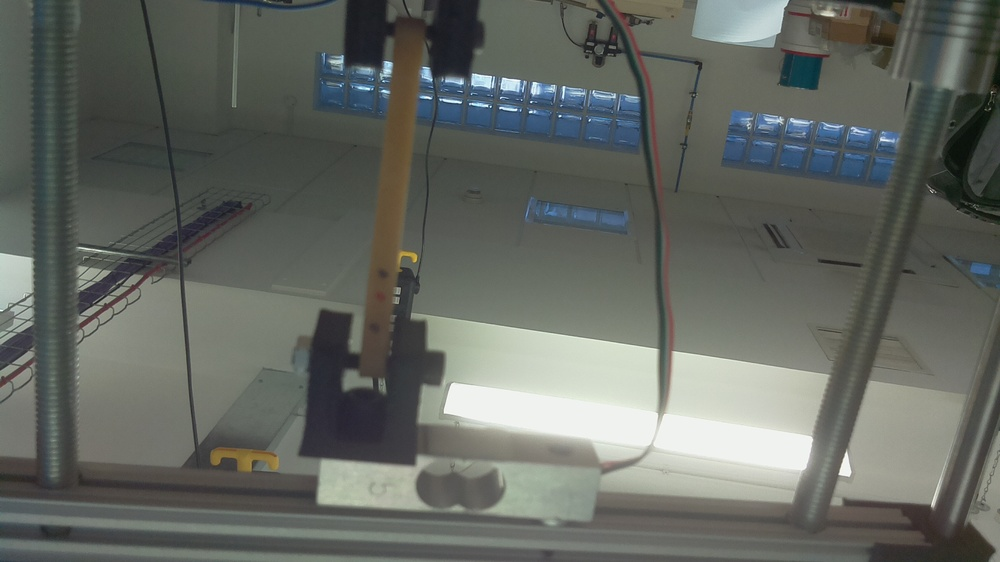
//> input picture experiments/instron/flow1.jpeg, 1000 x 562 px, shrunk from 1920 x 1080 before the run
$ ./offline flow1.jpeg flow2.jpeg out.png   (built with g++ and OpenCV 4)
//> lines starting //> are read from the running program, lines starting //| are printed output that depends on the picture; after the words box and inside, x2 and y2 are one past the last pixel; in counts of white or black regions, pixels touching at a corner belong together
#include "opencv2/video/tracking.hpp"
#include "opencv2/imgproc/imgproc.hpp"
#include "opencv2/highgui/highgui.hpp"

#include <cstdio>
#include <iostream>

void help(char** argv)
{
	printf("Usage: %s frame1 frame2 output...\n\n", argv[0]);
}

void drawOptFlowMap(cv::Mat &frame, cv::Mat flow, int step)
{
  double l_max;

  for (int y = 0; y < frame.rows; y += step)
  {
    for (int x = 0; x < frame.cols; x += step)
    {
      const cv::Point2f& fxy = flow.at<cv::Point2f>(y, x);
      double l = sqrt(fxy.x*fxy.x + fxy.y*+fxy.y);
      if(l>l_max) l_max = l;
    }
  }

	for(int y = 0; y < frame.rows; y += step)
	{
    for(int x = 0; x < frame.cols; x += step)
    {
      cv::Point p = cv::Point(x,y);
      const cv::Point2f& fxy = flow.at<cv::Point2f>(y, x);
      double l = sqrt(fxy.x*fxy.x + fxy.y*fxy.y);

      if (l>0.0)
      {
        double scaleSize = 5.0 * l/l_max;

        cv::Point p2 = cv::Point(cvRound(x+fxy.x), cvRound(y+fxy.y));
        line(frame, p, p2, CV_RGB(0, 255, 0), 1, CV_AA);

        double angle;
        angle = atan2( (double) p.y - p2.y, (double) p.x - p2.x );

        p.x = (int) (p2.x + scaleSize * cos(angle + 3.1416 / 4));
        p.y = (int) (p2.y + scaleSize * sin(angle + 3.1416 / 4));
        line(frame, p, p2, CV_RGB(0, 255, 0), 1, CV_AA);

        p.x = (int) (p2.x + scaleSize * cos(angle - 3.1416 / 4));
        p.y = (int) (p2.y + scaleSize * sin(angle - 3.1416 / 4));
        line(frame, p, p2, CV_RGB(0, 255, 0), 1, CV_AA);
      }
    }
	}
}

void drawOptFlowColour(cv::Mat &frame, cv::Mat flow)
{
  cv::Mat HSV(frame.rows, frame.cols, CV_8UC3);
  cv::Mat _hsv[2];
  cv::Mat mag, ang, xy[2];

  split(flow, xy);

  cartToPolar(xy[0], xy[1], mag, ang, true);
  normalize(mag, mag, 0, 255, cv::NORM_MINMAX);

  ang.convertTo(_hsv[0], CV_8UC1);
  _hsv[1] = cv::Mat::ones(ang.size(), CV_8UC1);
  _hsv[1] = 255;
  mag.convertTo(_hsv[2], CV_8UC1);
  merge(_hsv, 3, HSV);
  cvtColor(HSV, frame, CV_HSV2BGR);
}

cv::Mat calcOptFlowMap(cv::Mat frame/*, cvFileStorage file*/, double pyr_scale, int levels, int winsize, int iterations, int poly_n, double poly_sigma, int flags)
{
  static cv::Mat prevImg, nextImg, flow;
  cvtColor(frame, nextImg, CV_BGR2GRAY);

  if(prevImg.data)
  {
    calcOpticalFlowFarneback(prevImg, nextImg, flow, pyr_scale, levels, winsize, iterations, poly_n, poly_sigma, flags);
    //drawOptFlowColour(frame, flow);
    drawOptFlowMap(frame, flow, 16);
  }
  std::swap(prevImg, nextImg);
  return frame;
}

int main(int argc, char** argv)
{
  help(argv);
  if (argc < 4)
  {
    printf("Three input arguments are required\n");
    exit(1);
  }

  cv::Mat frame1 = cv::imread(argv[1]);
//> frame1 is the input picture: 562 rows x 1000 cols, CV_8UC3; mean B, G, R 98.3, 104.3, 100.3
  cv::Mat frame2 = cv::imread(argv[2]);
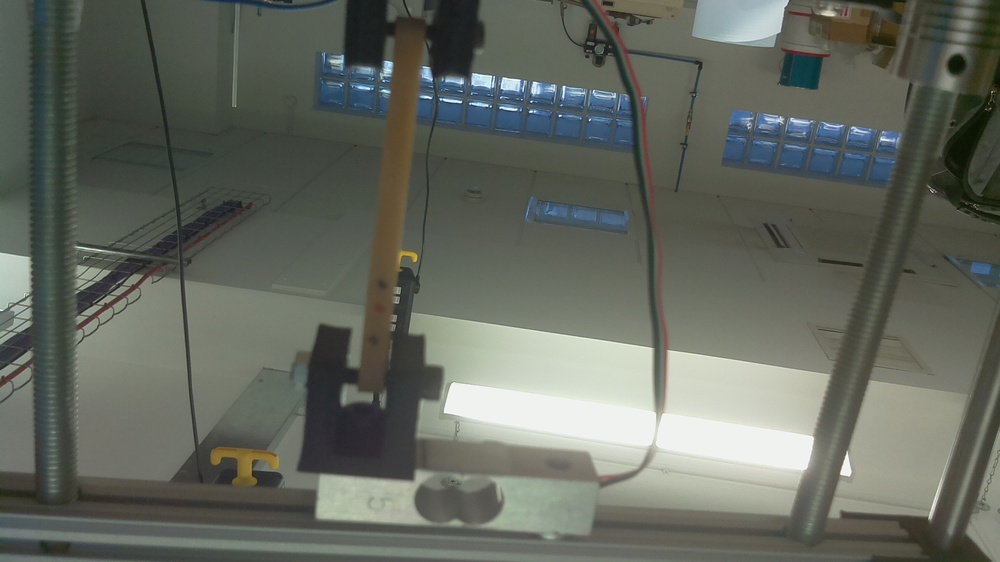
//> input picture experiments/instron/flow2.jpeg, 1000 x 562 px, shrunk from 1920 x 1080 before the run
//> frame2 is the input picture: 562 rows x 1000 cols, CV_8UC3; mean B, G, R 95.4, 104.1, 99.8
  cv::Mat flow;

  if (frame1.empty()) {
    printf("Image #1 : %s cannot be read\n", argv[0]);
    exit(1);
  }

  if (frame2.empty()) {
    printf("Image #2 : %s cannot be read\n", argv[1]);
    exit(1);
  }

  if (frame1.rows != frame2.rows && frame1.cols != frame2.cols) {
    printf("Images should be of equal sizes\n");
    exit(1);
  }

  if (frame1.type() != 16 || frame2.type() != 16) {
    printf("Images should be of equal type CV_8UC3\n");
    exit(1);
  }

  flow = calcOptFlowMap(frame1, 0.5, 3, 15, 3, 5, 1.2, 0);
//> in calcOptFlowMap, `cvtColor(frame, nextImg, CV_BGR2GRAY);`:
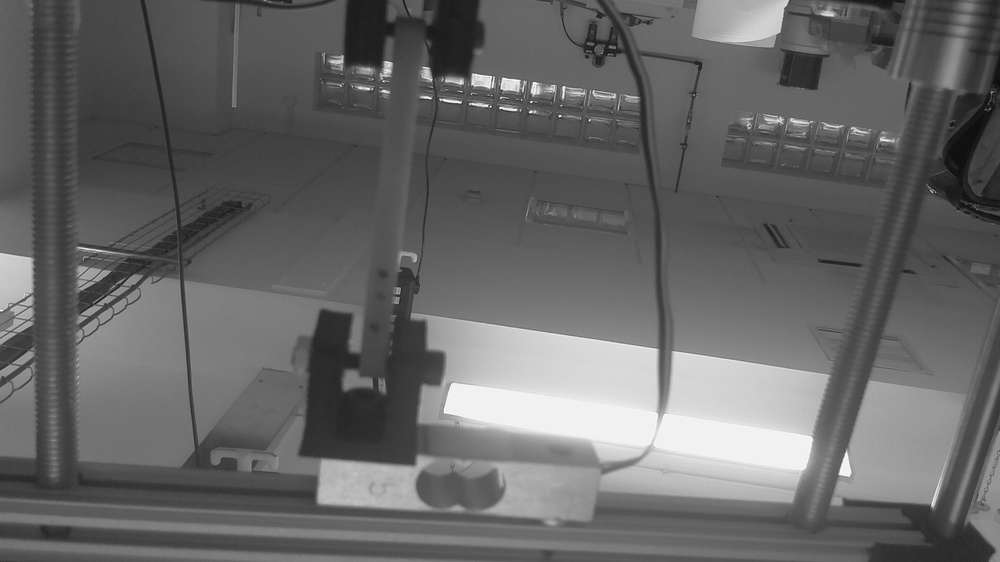
//> nextImg: 562 rows x 1000 cols, CV_8UC1; min 10, max 253, mean 102.4
  flow = calcOptFlowMap(frame2, 0.5, 3, 15, 3, 5, 1.2, 0);
//> call 2 of calcOptFlowMap, with pyr_scale = 0.5, levels = 3, winsize = 15, iterations = 3, poly_n = 5, poly_sigma = 1.2, flags = 0
//> in calcOptFlowMap (call 2), `cvtColor(frame, nextImg, CV_BGR2GRAY);`:
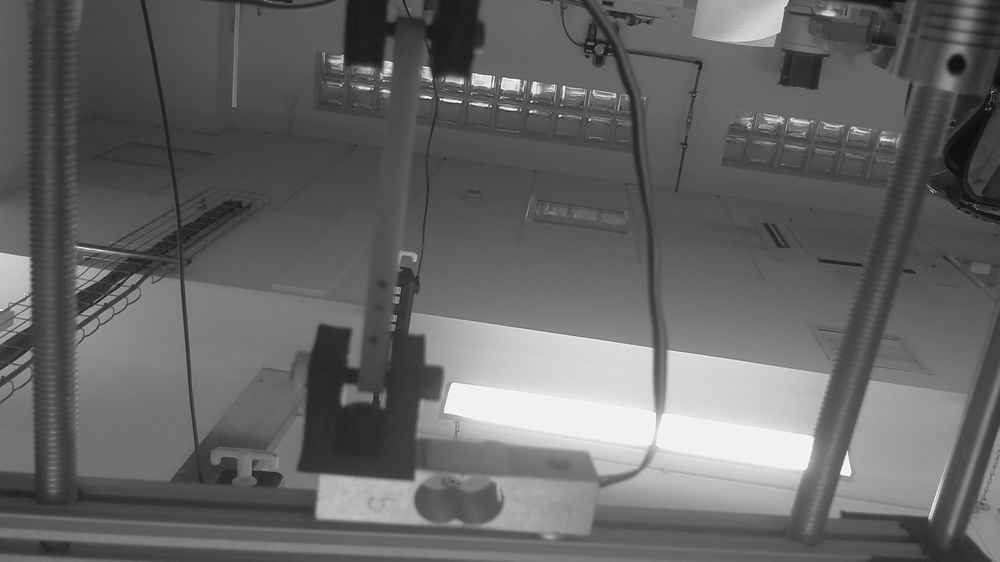
//> nextImg: 562 rows x 1000 cols, CV_8UC1; min 11, max 253, mean 101.9
//> the loop in drawOptFlowMap, `for (int y = 0; y < frame.rows; y += step)` made 36 passes
//> l_max on passes 1 to 12: 6.63, 7.64, 7.64, 13.36, 13.66, 13.66, 13.66, 13.66, 13.66, 13.66, 13.66, 13.66
//> after the loop in drawOptFlowMap, `for (int y = 0; y < frame.rows; y += step)`: l_max = 74.2
//> after the loop in drawOptFlowMap, `for(int y = 0; y < frame.rows; y += step)`:
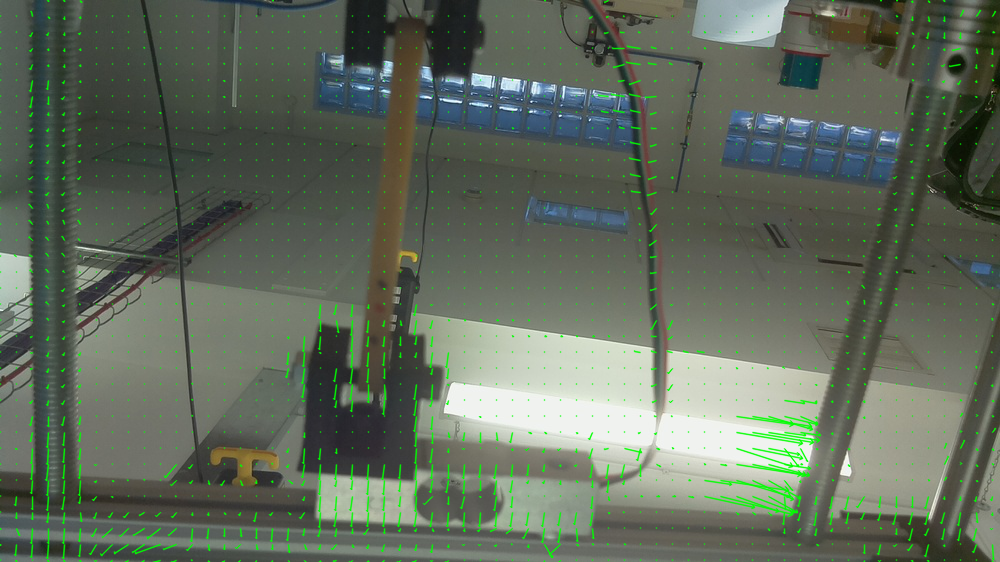
//> frame: 562 rows x 1000 cols, CV_8UC3; 5.58% of pixels changed, all inside (x1, y1, x2, y2) = (0, 0, 997, 562)
  cv::imwrite(argv[3], frame2);

  cv::namedWindow(argv[3], CV_WINDOW_AUTOSIZE);
  cv::imshow(argv[3], frame2);

  cv::waitKey(0);
}
